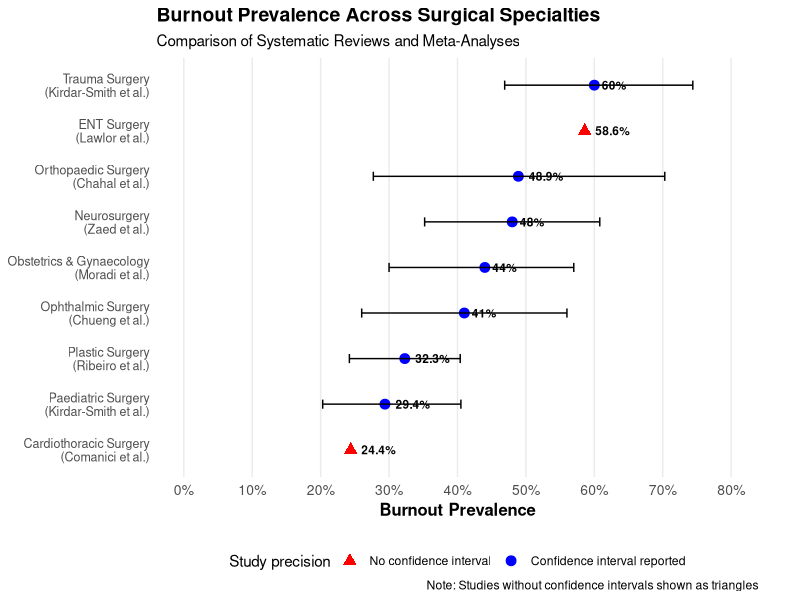

Here is the R script that generated this plot:
# Load required libraries with checks
required_packages <- c("tidyverse")
lapply(required_packages, function(pkg) {
  if (!requireNamespace(pkg, quietly = TRUE)) {
    install.packages(pkg)
  }
  library(pkg, character.only = TRUE)
})

# Load required libraries
library(tidyverse)

# Read data
burnout_data <- read.csv("surgical_specialties_comparison.csv")

# Data preprocessing
burnout_data <- burnout_data %>%
  mutate(
    # Convert percentage to proportion for plotting
    burnout_prevalence = burnout_prevalence_percent / 100,
    ci_lower = CI_Lower / 100,
    ci_upper = CI_Upper / 100,
    
    # Create indicator for studies with CIs
    has_ci = !is.na(CI_Lower) & !is.na(CI_Upper),
    
    # Create combined specialty and author label
    specialty_label = paste0(specialty, "\n(", authors, ", ", publication_year, ")"),
    
    # Create a shorter label for better readability
    short_label = paste0(specialty, "\n(", authors, ")")
  )

# Create forest plot
forest_plot <- ggplot(burnout_data, aes(y = reorder(short_label, burnout_prevalence))) +
  # Add points and error bars
  geom_point(aes(x = burnout_prevalence, shape = has_ci, color = has_ci), size = 3) +
  geom_errorbarh(
    aes(xmin = ci_lower, xmax = ci_upper, x = burnout_prevalence),
    height = 0.2,
    color = "black",
    data = burnout_data %>% filter(has_ci)
  ) +
  
  # Add value labels on the right
  geom_text(aes(x = burnout_prevalence, 
                label = paste0(round(burnout_prevalence_percent, 1), "%")),
            hjust = -0.3, size = 3, fontface = "bold") +
  
  # Labels and formatting
  labs(
    title = "Burnout Prevalence Across Surgical Specialties",
    subtitle = "Comparison of Systematic Reviews and Meta-Analyses",
    x = "Burnout Prevalence",
    y = NULL,
    caption = "Note: Studies without confidence intervals shown as triangles"
  ) +
  
  theme_minimal() +
  theme(
    panel.grid.major.y = element_blank(),
    panel.grid.minor.y = element_blank(),
    panel.grid.minor.x = element_blank(),
    axis.text = element_text(size = 10),
    axis.text.y = element_text(size = 9, lineheight = 0.9),
    axis.title = element_text(size = 12, face = "bold"),
    plot.title = element_text(size = 14, face = "bold"),
    plot.subtitle = element_text(size = 11),
    legend.position = "bottom",
    legend.box = "vertical",
    legend.margin = margin(t = 10),
    plot.margin = margin(5.5, 30, 5.5, 5.5, "pt")  # Extra right margin for labels
  ) +
  
  scale_x_continuous(
    limits = c(0, 0.8), 
    breaks = seq(0, 0.8, 0.1),
    labels = scales::percent_format(accuracy = 1)
  ) +
  
  scale_shape_manual(
    values = c(17, 19),  # Triangle for no CI, circle for CI
    labels = c("No confidence interval", "Confidence interval reported"),
    name = "Study precision"
  ) +
  
  scale_color_manual(
    values = c("red", "blue"),  # Red for no CI, blue for CI
    labels = c("No confidence interval", "Confidence interval reported"),
    name = "Study precision"
  ) +
  
  guides(
    shape = guide_legend(override.aes = list(color = c("red", "blue"))),
    color = "none"  # Hide the color legend since shape legend shows both
  )

# Print the plot
print(forest_plot)

# Print summary statistics
cat("\n=== SUMMARY STATISTICS ===\n")
cat("Number of studies:", nrow(burnout_data), "\n")
cat("Studies with confidence intervals:", sum(burnout_data$has_ci), "\n")
cat("Studies without confidence intervals:", sum(!burnout_data$has_ci), "\n\n")

# Show which studies lack confidence intervals
studies_no_ci <- burnout_data %>% 
  filter(!has_ci) %>% 
  select(authors, specialty, burnout_prevalence_percent)

if(nrow(studies_no_ci) > 0) {
  cat("Studies without confidence intervals:\n")
  print(studies_no_ci)
}

cat("\nBurnout prevalence range:", 
    round(min(burnout_data$burnout_prevalence_percent), 1), "% -", 
    round(max(burnout_data$burnout_prevalence_percent), 1), "%\n")

cat("Mean burnout prevalence:", 
    round(mean(burnout_data$burnout_prevalence_percent), 1), "%\n")

cat("Median burnout prevalence:", 
    round(median(burnout_data$burnout_prevalence_percent), 1), "%\n")

# Save the plot (uncomment to use)
# ggsave("surgical_specialties_burnout_comparison.pdf", forest_plot, 
#        width = 12, height = 8, units = "inches", dpi = 300)
# ggsave("surgical_specialties_burnout_comparison.png", forest_plot, 
#        width = 12, height = 8, units = "inches", dpi = 300)